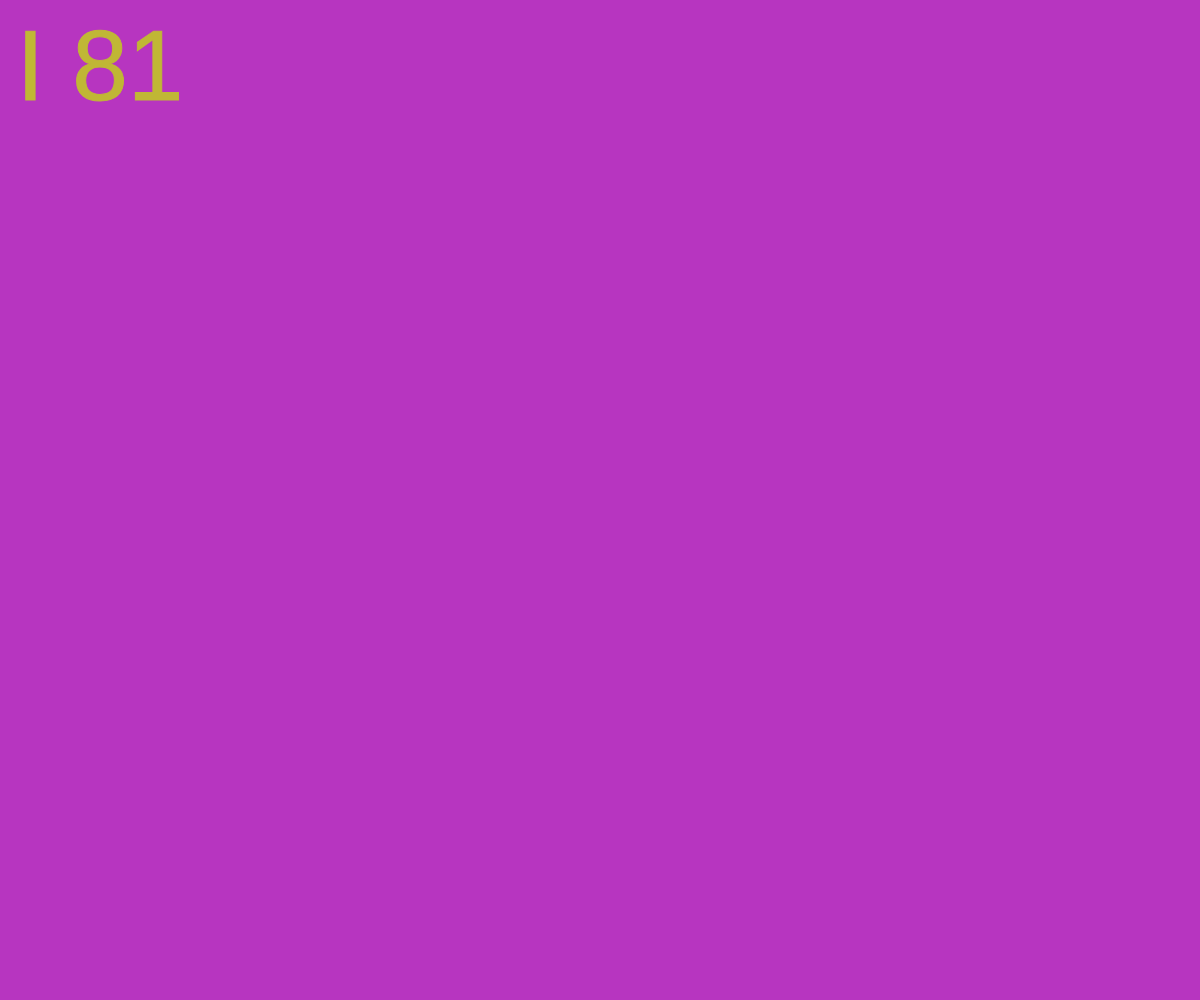
Frame 1 (no input)
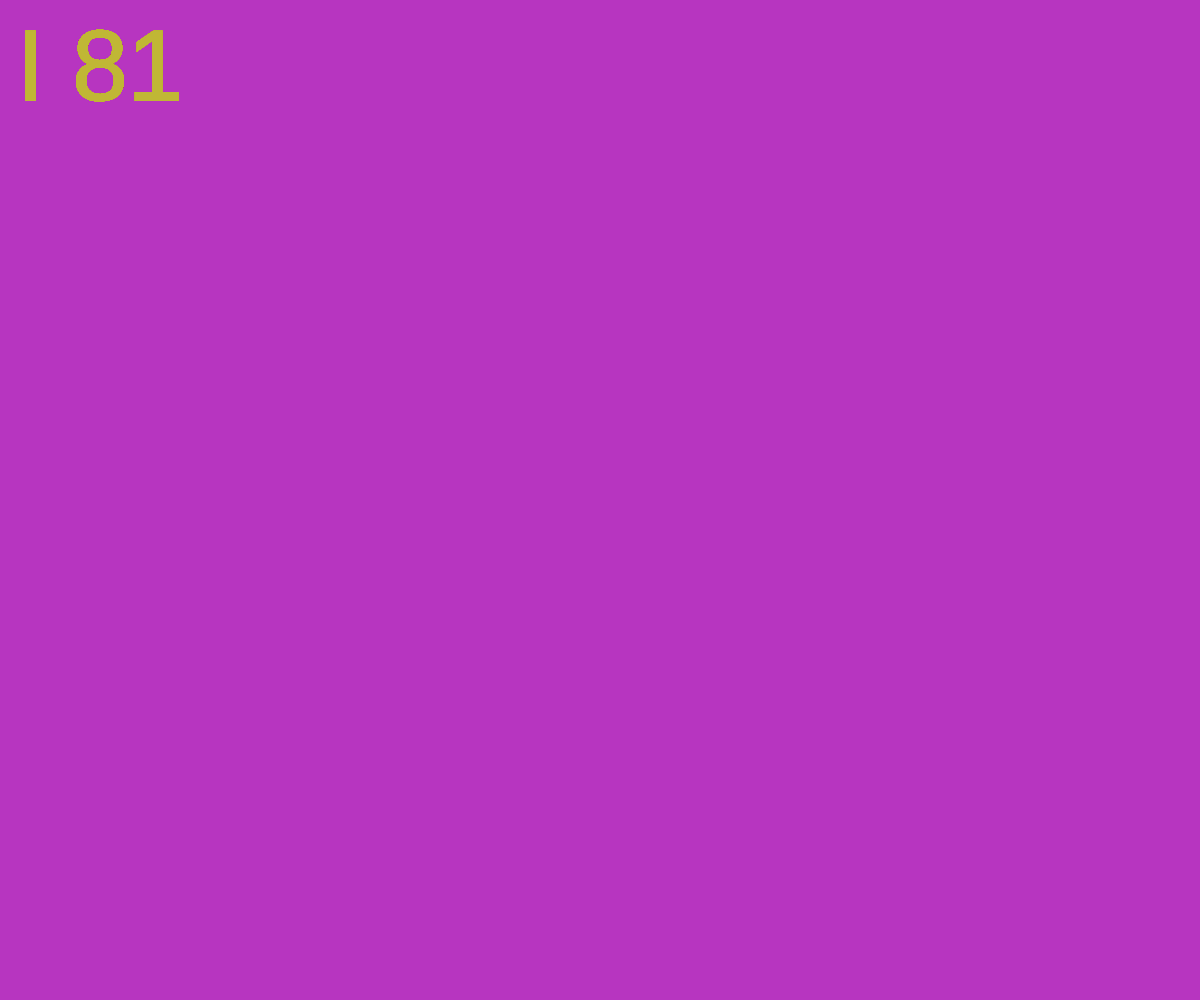
Frame 60 (no input)
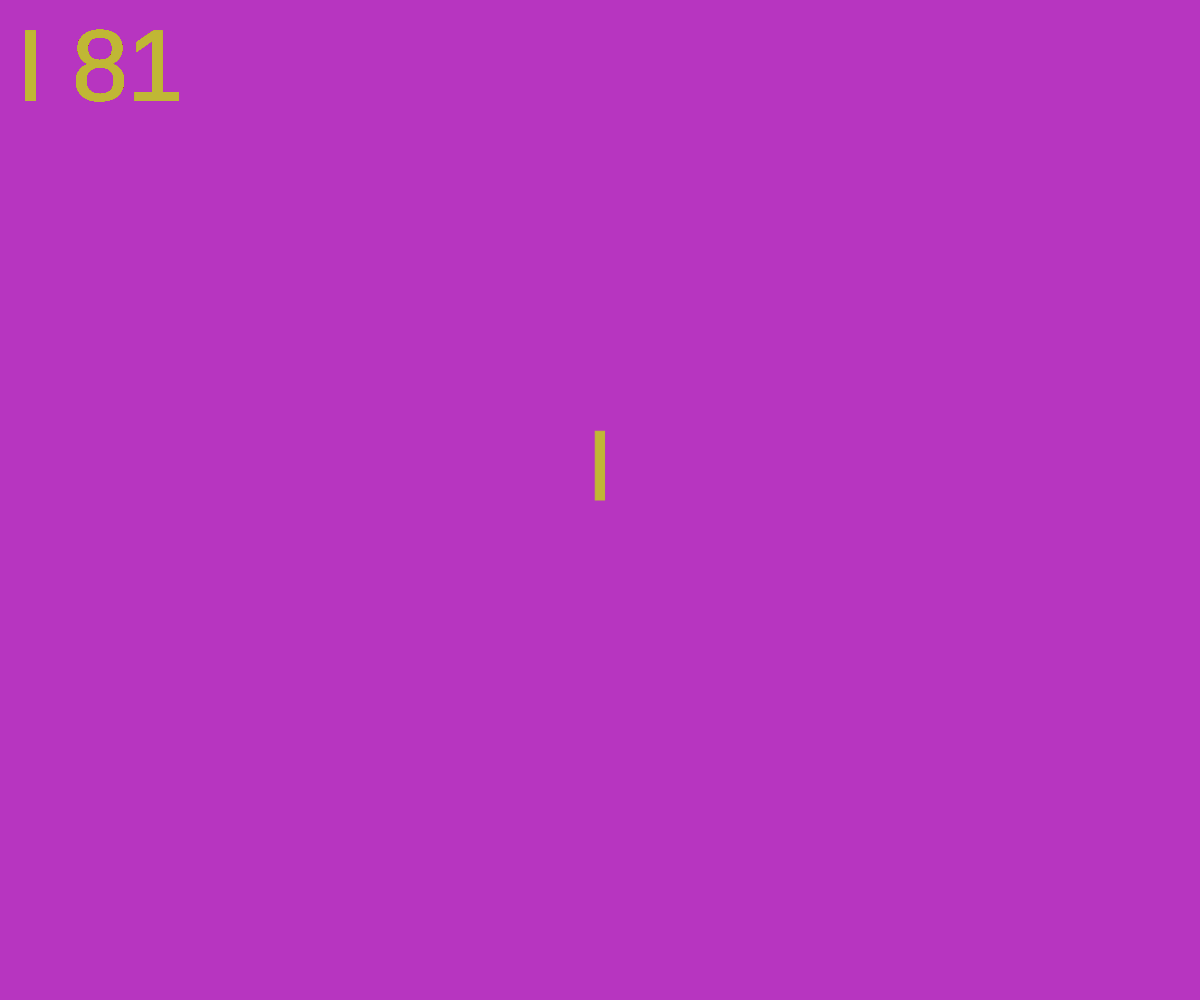
Frame 120 (the mouse pressed at the canvas centre since frame 60)

The p5.js sketch that drew these frames (run headless with seeded random() and noise() and a simulated clock; from frame 60 on, the mouse is pressed at the canvas centre):

// p5.js sketch
// ── sketch.js
function setup() {
    createCanvas(windowWidth, windowHeight);
    backgroundR = random(0, 256);
    backgroundG = random(0, 256);
    backgroundB = random(0, 256);
    background(backgroundR, backgroundG, backgroundB);
    intVal = (int)(random(65, 91));
    letter = (char(intVal));
    randomNumber = (int)(random(1, 101));
    stepper=0;
}
  
function draw() {
    fill(backgroundB, backgroundR, backgroundG);
    stroke(backgroundB, backgroundR, backgroundG);
    textAlign(CENTER);
    textSize(100);
    text(letter + " " + randomNumber, 100, 100);
}

function mousePressed(){
    if(stepper<randomNumber){
        text(letter, mouseX, mouseY);
    }
    stepper++;
}
    
